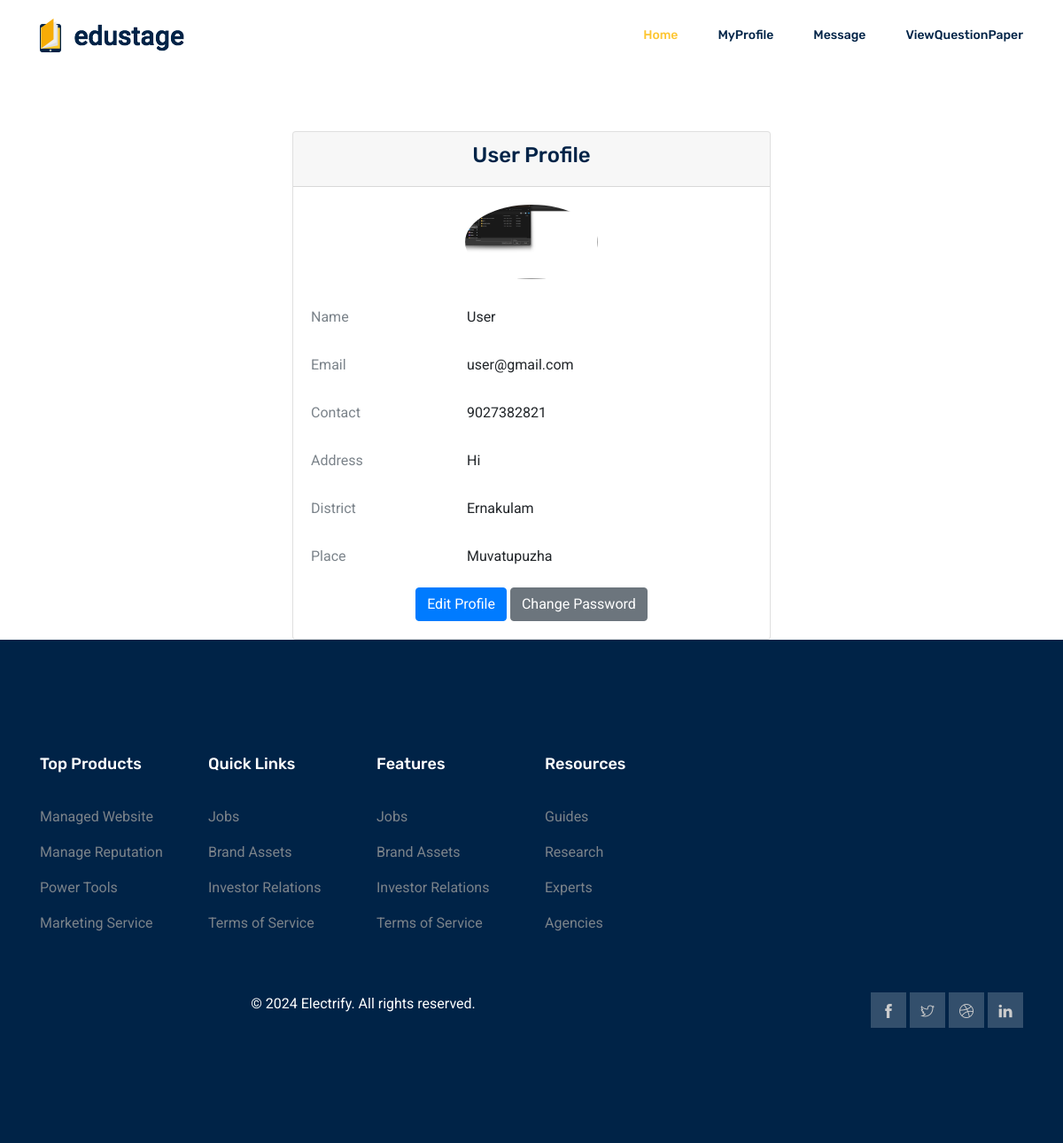
Page /User/MyProfile/ (signed in) on the committed database.
### Guest/models.py (models this page shows)
class tbl_user(models.Model):
    user_name=models.CharField(max_length=40)
    user_contact=models.CharField(max_length=10)
    user_email=models.CharField(max_length=40)
    user_pass=models.CharField(max_length=10)
    user_address=models.CharField(max_length=50)
    place=models.ForeignKey(tbl_place,on_delete=models.CASCADE)
    user_photo=models.FileField(upload_to="Assest/File/User/")

### Admin/models.py (models this page shows)
class tbl_place(models.Model):
    place_name=models.CharField(max_length=40)
    district=models.ForeignKey(tbl_district,on_delete=models.CASCADE)

class tbl_district(models.Model):
    district_name=models.CharField(max_length=40)

### User/views.py (the view)
# urls.py: path('MyProfile/',views.MyProfile,name='MyProfile'),
def MyProfile(request):
    user=tbl_user.objects.get(id=request.session['uid'])
    return render(request,"User/MyProfile.html",{'user':user})

### User/Templates/User/MyProfile.html (shortened to what this page needs)
{% extends 'User/Header.html' %}
{% block content %}
<!DOCTYPE html>
<html lang="en">
<head>
</head>
<body>
    <div class="container mt-5">
        <div class="row justify-content-center">
            <div class="col-md-6">
                <div class="card">
                    <div class="card-header text-center">
                        <h3>User Profile</h3>
                    </div>
                    <div class="card-body">
                        <form action="" method="POST">
                            <div class="text-center mb-4">
                                <img src="{{user.user_photo.url}}"
                                     class="rounded-circle img-fluid"
                                     width="150"
                                     height="150"
                                     alt="Profile Picture">
                            </div>
                            <div class="row mb-3">
                                <label class="col-sm-4 col-form-label fw-bold">Name</label>
                                <div class="col-sm-8">
                                    <p class="form-control-plaintext">{{user.user_name}}</p>
                                </div>
                            </div>
                            <div class="row mb-3">
                                <label class="col-sm-4 col-form-label fw-bold">Email</label>
                                <div class="col-sm-8">
                                    <p class="form-control-plaintext">{{user.user_email}}</p>
                                </div>
                            </div>
                            <div class="row mb-3">
                                <label class="col-sm-4 col-form-label fw-bold">Contact</label>
                                <div class="col-sm-8">
                                    <p class="form-control-plaintext">{{user.user_contact}}</p>
                                </div>
                            </div>
                            <div class="row mb-3">
                                <label class="col-sm-4 col-form-label fw-bold">Address</label>
                                <div class="col-sm-8">
                                    <p class="form-control-plaintext">{{user.user_address}}</p>
                                </div>
                            </div>
                            <div class="row mb-3">
                                <label class="col-sm-4 col-form-label fw-bold">District</label>
                                <div class="col-sm-8">
                                    <p class="form-control-plaintext">{{user.place.district.district_name}}</p>
                                </div>
                            </div>
                            <div class="row mb-3">
                                <label class="col-sm-4 col-form-label fw-bold">Place</label>
                                <div class="col-sm-8">
                                    <p class="form-control-plaintext">{{user.place.place_name}}</p>
                                </div>
                            </div>
                            <div class="text-center">
                                <a href="{% url 'User:Editprofile' %}"
                                   class="btn btn-primary me-2">Edit Profile</a>
                                <a href="{% url 'User:ChangePassword' %}"
                                   class="btn btn-secondary">Change Password</a>
                            </div>
                        </form>
                    </div>
                </div>
            </div>
        </div>
    </div>
</body>
</html>
{% endblock %}

### User/Templates/User/Header.html (shortened to what this page needs)
{% load static %}
<!DOCTYPE html>
<html lang="en">
  <head>
    <link rel="stylesheet" href="{% static 'Main/css/bootstrap.css' %}" />
    <link rel="stylesheet" href="{% static 'Main/css/flaticon.css' %}" />
    <link rel="stylesheet" href="{% static 'Main/css/themify-icons.css' %}" />
    <link rel="stylesheet" href="{% static 'Main/vendors/owl-carousel/owl.carousel.min.css' %}" />
    <link rel="stylesheet" href="{% static 'Main/vendors/nice-select/css/nice-select.css' %}" />
    <link rel="stylesheet" href="{% static 'Main/css/style.css' %}" />
  </head>
  <body>
    <header class="header_area">
      <div class="main_menu">
        <nav class="navbar navbar-expand-lg navbar-light" style="height: 80px;">
          <div class="container">
            <a class="navbar-brand logo_h" href="index.html"
              ><img src="{% static 'Main/img/logo.png' %}" alt=""
            /></a>
            <div
              class="collapse navbar-collapse offset"
              id="navbarSupportedContent"
            >
              <ul class="nav navbar-nav menu_nav ml-auto">
                <li class="nav-item active">
                  <a class="nav-link" href="{% url 'User:HomePage'%}">Home</a></a>
                </li>
                <li class="nav-item">
                  <a class="nav-link" href="{% url 'User:MyProfile'%}">MyProfile</a></a>
                </li>
                <li class="nav-item submenu dropdown">
                  <a
                    href="#"
                    class="nav-link dropdown-toggle"
                    data-toggle="dropdown"
                    role="button"
                    aria-haspopup="true"
                    aria-expanded="false"
                    >Message</a>
                </li>
                <li class="nav-item">
                  <a class="nav-link" href="{% url 'User:ViewQuestionPaper'%}">ViewQuestionPaper</a>
                </li>
              </ul>
            </div>
          </div>
        </nav>
      </div>
    </header>
    <div  style="min-height: 700px;">
<br>
<br>
<br>
<br>
        {% block content %}
        {% endblock %}
    </div>
    <footer class="footer-area section_gap">
        <div class="container">
          <div class="row">
            <div class="col-lg-2 col-md-6 single-footer-widget">
              <h4>Top Products</h4>
              <ul>
                <li><a href="#">Managed Website</a></li>
                <li><a href="#">Manage Reputation</a></li>
                <li><a href="#">Power Tools</a></li>
                <li><a href="#">Marketing Service</a></li>
              </ul>
            </div>
            <div class="col-lg-2 col-md-6 single-footer-widget">
              <h4>Quick Links</h4>
              <ul>
                <li><a href="#">Jobs</a></li>
                <li><a href="#">Brand Assets</a></li>
                <li><a href="#">Investor Relations</a></li>
                <li><a href="#">Terms of Service</a></li>
              </ul>
            </div>
            <div class="col-lg-2 col-md-6 single-footer-widget">
              <h4>Features</h4>
              <ul>
                <li><a href="#">Jobs</a></li>
                <li><a href="#">Brand Assets</a></li>
                <li><a href="#">Investor Relations</a></li>
                <li><a href="#">Terms of Service</a></li>
              </ul>
            </div>
            <div class="col-lg-2 col-md-6 single-footer-widget">
              <h4>Resources</h4>
              <ul>
                <li><a href="#">Guides</a></li>
                <li><a href="#">Research</a></li>
                <li><a href="#">Experts</a></li>
                <li><a href="#">Agencies</a></li>
              </ul>
            </div>
          </div>
          <div class="row footer-bottom d-flex justify-content-between text-center">
            <p class="col-lg-8 col-sm-12 footer-text m-0 text-white text-center">
                © 2024 Electrify. All rights reserved.
            </p>
            <div class="col-lg-4 col-sm-12 footer-social">
              <a><i class="ti-facebook"></i></a>
              <a><i class="ti-twitter"></i></a>
              <a><i class="ti-dribbble"></i></a>
              <a><i class="ti-linkedin"></i></a>
            </div>
          </div>
        </div>
      </footer>
    </body>
  </html>

### rows in the picture
tbl_user: user_photo (picture), user_name "User", user_email "user@gmail.com", user_contact "9027382821", user_address "Hi", place.district.district_name "Ernakulam", place.place_name "Muvatupuzha"
